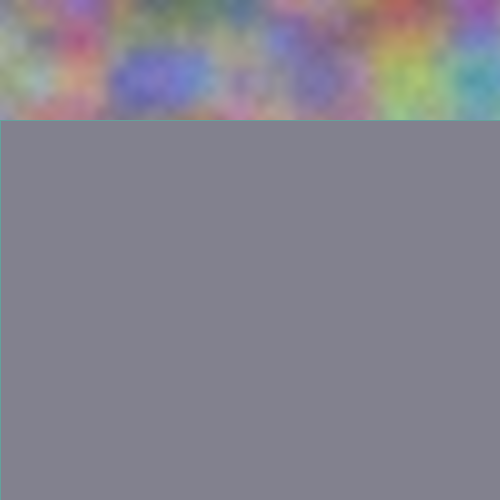
Frame 1 (no input)
Frame 60 (the mouse pressed at the canvas centre just before this capture): identical to frame 1, image omitted
Frame 120 (the mouse held since frame 60 and released just before this capture): identical to frame 1, image omitted

The Processing sketch that drew this single still picture (run headless with seeded random() and noise(); from frame 60 on, the mouse is pressed at the canvas centre):

// Processing sketch: processing_64437
// ── processing_64437.pde

void setup(){
  
  size(500,500);
  
  
  for(int x=0; x<width; x++){
    for(int y=0; y<120; y++){
      float r= map(noise(x/80.0,y/80.0,10.0),0,1,0,255);
      float g=map(noise(x/80.0,y/80.0,30.0),0,1,0,255);
      float b=map(noise(x/80.0,y/80.0,40.0),0,1,0,255);
      stroke(r,g,b);
      point(x,y); 
    }  
  }
}

void draw(){
  color mouse= get(mouseX,mouseY);
  fill(mouse);
  rect(0,120, width,height-120);
  
}
